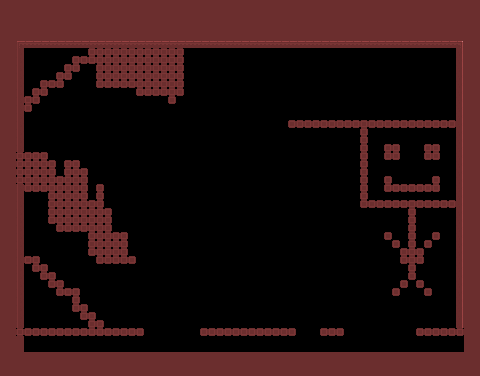

This game map was drawn from its Tiled (.tmx) file and the tilesets committed beside it. A one-line description and the trimmed map source follow:
An orthogonal 60x47 tile map with 8x8 px tiles, 1 tile layer (main) and 14 objects (7x spikes, 3x gravitypoint, plant, furnace, player, ...).

<map version="1.0" orientation="orthogonal" width="60" height="47" tilewidth="8" tileheight="8">
 <tileset firstgid="1" name="tiles" tilewidth="8" tileheight="8">
  <image source="tiles.png" width="128" height="8" />
 </tileset>
 <layer name="main" width="60" height="47">
  <data>[2820 cells, 1066 non-empty, 7 distinct tile ids]</data>
 </layer>
 <objectgroup name="objects" width="60" height="47">
  <object type="gravitypoint" x="176" y="243" />
  <object type="gravitypoint" x="327" y="242" />
  <object type="gravitypoint" x="224" y="132" />
  <object type="plant" x="72" y="256" />
  <object type="furnace" x="340" y="86" />
  <object type="player" x="253" y="286" />
  <object type="spikes" x="153" y="340" />
  <object name="spikes" x="174" y="341" />
  <object type="spikes" x="198" y="343" />
  <object type="spikes" x="308" y="341" />
  <object type="spikes" x="355" y="340" />
  <object type="spikes" x="409" y="340" />
  <object type="spikes" x="381" y="335" />
  <object type="door" x="429" y="301" />
 </objectgroup>
</map>